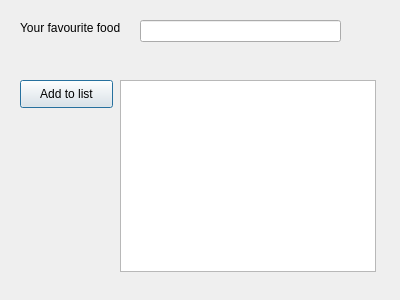
<?xml version="1.0" encoding="UTF-8"?>
<ui version="4.0">
 <class>Dialog</class>
 <widget class="QDialog" name="Dialog">
  <property name="geometry">
   <rect>
    <x>0</x>
    <y>0</y>
    <width>400</width>
    <height>300</height>
   </rect>
  </property>
  <property name="windowTitle">
   <string>Dialog</string>
  </property>
  <widget class="QListWidget" name="listWidgetSelectedItems">
   <property name="geometry">
    <rect>
     <x>120</x>
     <y>80</y>
     <width>256</width>
     <height>192</height>
    </rect>
   </property>
  </widget>
  <widget class="QLabel" name="label">
   <property name="geometry">
    <rect>
     <x>20</x>
     <y>20</y>
     <width>131</width>
     <height>16</height>
    </rect>
   </property>
   <property name="text">
    <string>Your favourite food</string>
   </property>
  </widget>
  <widget class="QPushButton" name="pushButtonAdd">
   <property name="geometry">
    <rect>
     <x>20</x>
     <y>80</y>
     <width>93</width>
     <height>28</height>
    </rect>
   </property>
   <property name="text">
    <string>Add to list</string>
   </property>
  </widget>
  <widget class="QLineEdit" name="lineEditFoodItem">
   <property name="geometry">
    <rect>
     <x>140</x>
     <y>20</y>
     <width>201</width>
     <height>22</height>
    </rect>
   </property>
  </widget>
 </widget>
 <resources/>
 <connections/>
</ui>
